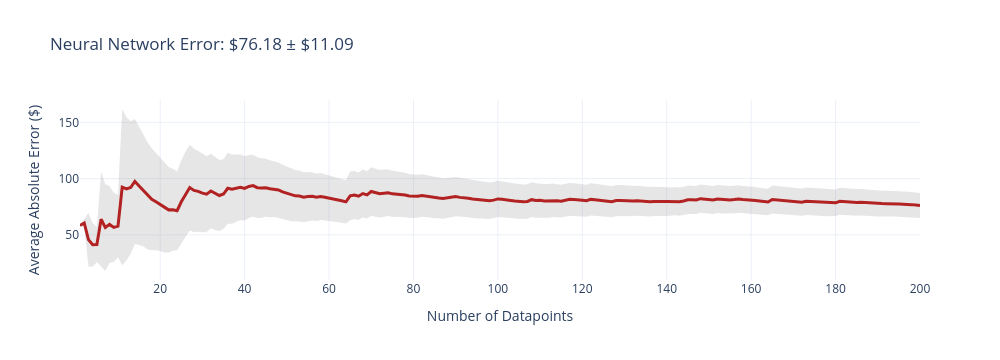
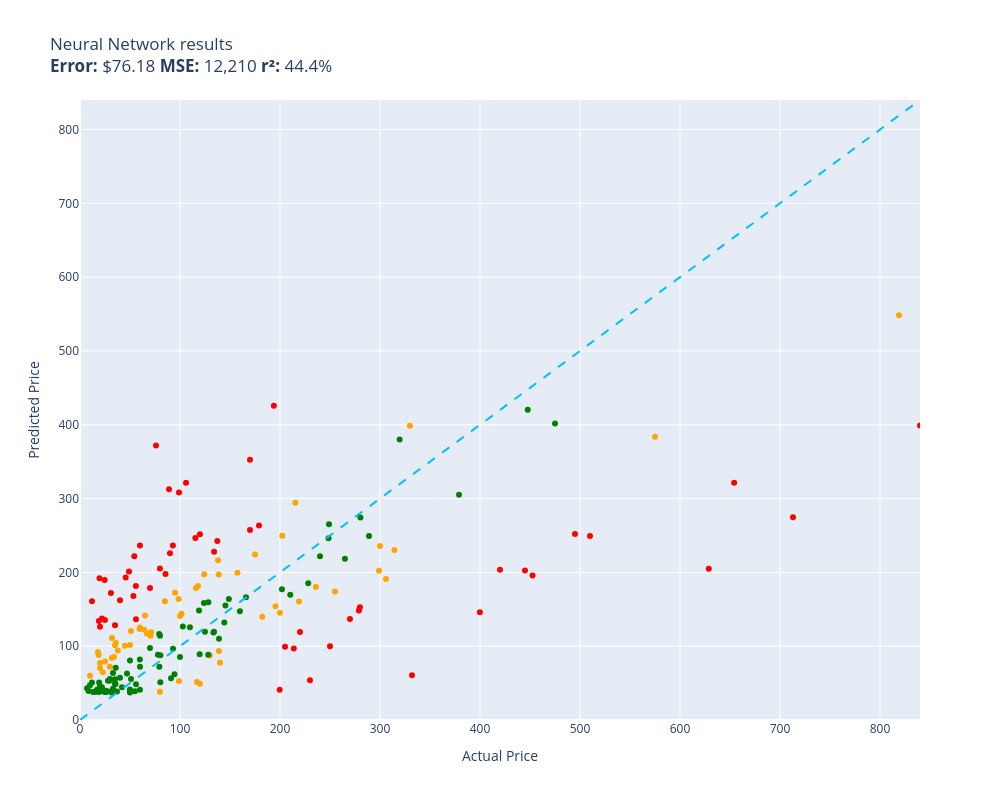

The cell these charts' notebook holds for them, in order:
### Code cell
evaluate(neural_network, test)

### Figure 1 — Plotly figure (JSON) as saved in the notebook; plotly's stock layout.template omitted (floating-point values rounded to 4 significant figures; data arrays with more than 128 entries replaced by an {"elided": "..."} marker saying what was removed)
{"data": [{"fill": "toself", "fillcolor": "rgba(128,128,128,0.2)", "hoverinfo": "skip", "line": {"color": "rgba(255,255,255,0)"}, "name": "95% CI", "showlegend": false, "type": "scatter", "x": {"elided": "400 int values"}, "y": {"elided": "400 float values"}}, {"customdata": {"elided": "200x1 float values"}, "hovertemplate": "n=%{x}<br>Avg Error=$%{y:,.2f}<br>±95% CI=$%{customdata[0]:,.2f}<extra></extra>", "line": {"color": "firebrick", "width": 3}, "mode": "lines", "name": "Cumulative Avg Error", "type": "scatter", "x": {"elided": "200 int values"}, "y": {"elided": "200 float values"}}], "layout": {"height": 360, "showlegend": false, "title": {"text": "Neural Network Error: $76.18 ± $11.09"}, "width": 1000, "xaxis": {"title": {"text": "Number of Datapoints"}}, "yaxis": {"title": {"text": "Average Absolute Error ($)"}}}}

### Figure 2 — Plotly figure (JSON) as saved in the notebook; plotly's stock layout.template omitted (floating-point values rounded to 4 significant figures)
{"data": [{"customdata": [["Old Blood Noise Excess V2 Distortion Cho...\nGuess=$160.64 Actual=$219.00"], ["telpo Headlight Assembly Fit For 15 Camr...\nGuess=$178.70 Actual=$115.99"], ["Stand for Raven Pro Document Scanner - P...\nGuess=$72.14 Actual=$29.85"], ["ACDelco GM Original Equipment FW339 Fron...\nGuess=$294.29 Actual=$215.33"], ["Pump Head TBVECHI 175PSI 4KW 5.5HP 21CFM...\nGuess=$398.74 Actual=$329.90"], ["HK SYSTEMS 13\" Heavy Duty Black \"Push\" O...\nGuess=$160.91 Actual=$84.95"], ["SKB iSeries 3i-13096-6KP Case for BlackM...\nGuess=$224.30 Actual=$174.99"], ["Aolemi Oil Rubbed Bronze Single Function...\nGuess=$163.91 Actual=$98.65"], ["Clementoni 39132.5 Jigsaw Puzzle 1,000 P...\nGuess=$38.20 Actual=$79.95"], ["10GBase-LR SFP+ Transceiver, Handar 10GB...\nGuess=$77.17 Actual=$19.99"], ["Canon EOS Rebel T7 Digital SLR Camera wi...\nGuess=$548.22 Actual=$819.00"], ["Evergreen HSHB2005 Cylinder Head Gasket ...\nGuess=$123.19 Actual=$59.69"], ["Southwire 120V/15A Right Angle User Atta...\nGuess=$94.17 Actual=$37.87"], ["Tidal Front + Rear Fender Flares 4PC Poc...\nGuess=$174.23 Actual=$254.99"], ["DALDED LED Light Kit for Lego Sonic Gree...\nGuess=$79.13 Actual=$24.99"], ["152MM Hole Saws M42 Bi-Metal High Speed ...\nGuess=$92.13 Actual=$17.99"], ["Baseball Backpacks Large 18 Inch Bookbag...\nGuess=$84.11 Actual=$31.77"], ["3D Tree Hole Branches 075 Stair Risers D...\nGuess=$87.47 Actual=$129.99"], ["Evan-Fischer Front Bumper Cover Compatib...\nGuess=$249.68 Actual=$202.38"], ["Sumerain S1339CM Double Handle Widesprea...\nGuess=$180.35 Actual=$235.86"], ["Beck/Arnley 0421945 Air Filter\nGuess=$104.47 Actual=$35.87"], ["Dell Optiplex 390 Desktop Computer i3 3....\nGuess=$197.63 Actual=$124.27"], ["Neporal Full Spectrum Light Bulb, 6000K ...\nGuess=$88.22 Actual=$18.59"], ["Pidoko Kids Train Table, Grey with 90 Pc...\nGuess=$49.00 Actual=$119.97"], ["Marvel Legends Series X-Men 6-Inch Archa...\nGuess=$52.95 Actual=$98.95"], ["LEGO Marvel Avengers War Machine Buster ...\nGuess=$125.42 Actual=$59.95"], ["ANZO USA 111207 GMC SIERRA 99-06 / YUKON...\nGuess=$139.84 Actual=$182.28"], ["Kingston Brass KS269SN Kingston Clawfoot...\nGuess=$190.89 Actual=$305.99"], ["Trim Kit for 2-handle Shower & Tub Valve...\nGuess=$172.27 Actual=$94.99"], ["LSSAGOON Backpack for Women Teen Kids Gi...\nGuess=$85.27 Actual=$33.99"], ["Grey Pneumatic 1311SD Impact Socket Set\nGuess=$199.34 Actual=$157.43"], ["Walker Exhaust Ultra EPA 16478 Direct Fi...\nGuess=$383.76 Actual=$574.99"], ["4LT LUMINETTE Vanity Opal GLS BSN\nGuess=$140.92 Actual=$99.99"], ["4pc Wheel Spacers Adapters 4\" (2inch Per...\nGuess=$51.61 Actual=$116.95"], ["LSI Broadcom SAS 9300-8i 8-port 12Gb/s S...\nGuess=$181.42 Actual=$118.00"], ["Mikrotik RB3011UIAS-RM RouterBOARD 10xGi...\nGuess=$202.36 Actual=$299.00"], ["AC Compressor & A/C Kit For BMW 335i 335...\nGuess=$230.39 Actual=$314.41"], ["MXR Carbon Copy Deluxe Analog Delay Guit...\nGuess=$154.24 Actual=$195.50"], ["Chalkboard Name Badges with Magnetic Bac...\nGuess=$70.36 Actual=$19.95"], ["Pyle Wireless Rear View Backup Camera - ...\nGuess=$114.26 Actual=$70.45"], ["Universal Power Group 12V 100Ah Sealed L...\nGuess=$145.47 Actual=$199.99"], ["New Replacement seat cover fits Yamaha M...\nGuess=$93.54 Actual=$138.95"], ["Amana Tool - SC587 Carbide Tipped 3-Wing...\nGuess=$118.85 Actual=$71.23"], ["UPR Mach 1 Chin Spoiler Fits 94-98 Musta...\nGuess=$141.62 Actual=$64.99"], ["ASUS VY279HE-W 27” 1080P Monitor - White...\nGuess=$216.28 Actual=$138.10"], ["LCD Screen for Dell Inspiron 17R 17.3\" H...\nGuess=$122.26 Actual=$64.37"], ["CTLAMP XL-2100 Professional Quality XL-2...\nGuess=$111.22 Actual=$32.00"], ["200 ' feet True 14 Gauge AWG CCA Speaker...\nGuess=$100.52 Actual=$44.95"], ["StonKraft Brass Chess Board Game Set wit...\nGuess=$77.52 Actual=$140.00"], ["Replacement Remote Control fit for Sony ...\nGuess=$59.91 Actual=$9.99"], ["Star Wars Die-Cast Metal TITANIUM Series...\nGuess=$64.75 Actual=$22.70"], ["DuraGo BR5330 Front Vented Disc Brake Ro...\nGuess=$143.95 Actual=$101.51"], ["HP Laserjet 2100 Laser Printer W/Test Pr...\nGuess=$235.85 Actual=$299.98"], ["Viola Bow 4/4 Full Size Carbon Fiber (Bl...\nGuess=$101.45 Actual=$49.99"], ["KZ ZS10 Pro in Ear Monitor Headphone KZ ...\nGuess=$117.17 Actual=$66.99"], ["Jada Toys Ryan's World Combo Panda Airli...\nGuess=$101.32 Actual=$34.94"], ["Pyle 2x120 Watt Home Audio Speaker Power...\nGuess=$120.46 Actual=$50.92"], ["Garmin 010-12402-10 GT15M-TM Transom-Mou...\nGuess=$197.03 Actual=$138.74"]], "hovertemplate": "%{customdata[0]}<extra></extra>", "legendgroup": "orange", "marker": {"color": "orange", "size": 6, "symbol": "circle"}, "mode": "markers", "name": "orange", "orientation": "v", "showlegend": true, "type": "scatter", "x": [219.0, 116.0, 29.85, 215.3, 329.9, 84.95, 175.0, 98.65, 79.95, 19.99, 819.0, 59.69, 37.87, 255.0, 24.99, 17.99, 31.77, 130.0, 202.4, 235.9, 35.87, 124.3, 18.59, 120.0, 98.95, 59.95, 182.3, 306.0, 94.99, 33.99, 157.4, 575.0, 99.99, 117.0, 118.0, 299.0, 314.4, 195.5, 19.95, 70.45, 200.0, 138.9, 71.23, 64.99, 138.1, 64.37, 32.0, 44.95, 140.0, 9.99, 22.7, 101.5, 300.0, 49.99, 66.99, 34.94, 50.92, 138.7], "xaxis": "x", "y": [160.6, 178.7, 72.14, 294.3, 398.7, 160.9, 224.3, 163.9, 38.2, 77.17, 548.2, 123.2, 94.17, 174.2, 79.13, 92.13, 84.11, 87.47, 249.7, 180.4, 104.5, 197.6, 88.22, 49.0, 52.95, 125.4, 139.8, 190.9, 172.3, 85.27, 199.3, 383.8, 140.9, 51.61, 181.4, 202.4, 230.4, 154.2, 70.36, 114.3, 145.5, 93.54, 118.8, 141.6, 216.3, 122.3, 111.2, 100.5, 77.52, 59.91, 64.75, 144.0, 235.9, 101.4, 117.2, 101.3, 120.5, 197.0], "yaxis": "y"}, {"customdata": [["NewPower99 Battery Kit for Samsung Galax...\nGuess=$38.81 Actual=$54.95"], ["EXMAX NG-10X Fresnel Lens Focusing Adapt...\nGuess=$97.43 Actual=$69.98"], ["SuppliesOutlet Compatible Toner Cartridg...\nGuess=$132.10 Actual=$144.29"], ["8544771 Dryer Heating Element, 279816 Th...\nGuess=$70.75 Actual=$35.74"], ["Metabo HPT 36V MultiVolt™ Cordless Rotar...\nGuess=$305.27 Actual=$379.00"], ["Panasonic KX-TG6511B DECT 6.0 PLUS Expan...\nGuess=$116.45 Actual=$79.20"], ["LOVE MEI Galaxy S10 Lite Case, Military ...\nGuess=$63.58 Actual=$32.98"], ["GJY Portable TV,10.6 inch Mini TV for AT...\nGuess=$72.26 Actual=$79.36"], ["LD Products Compatible Toner Cartridge R...\nGuess=$80.56 Actual=$49.98"], ["APS iBoard 6-inch Aluminum (Black Powder...\nGuess=$169.55 Actual=$210.23"], ["PEMP E65 E66 CDC Simulate Optical Fiber ...\nGuess=$148.38 Actual=$119.00"], ["Intermatic PX300 12V 300W Transformer wi...\nGuess=$119.56 Actual=$134.00"], ["CORSAIR Dominator Platinum RGB 32GB (2x1...\nGuess=$158.40 Actual=$124.00"], ["June Garden 12\" Sweet Dolly Charlotte - ...\nGuess=$41.18 Actual=$19.99"], ["GanFindX Portable Car Hand Controls for ...\nGuess=$147.23 Actual=$159.90"], ["KOMPUTERBAY 4GB 2X 2GB DDR2 1066MHz PC2-...\nGuess=$51.13 Actual=$80.34"], ["Mylites+ Standard Comic Book Mylar Sleev...\nGuess=$49.02 Actual=$34.99"], ["Wenger City Upgrade Laptop Backpack with...\nGuess=$155.29 Actual=$145.42"], ["AUTOFREE LED Tail Lights Assembly Compat...\nGuess=$177.31 Actual=$201.99"], ["Adams Check Payment and Deposit Register...\nGuess=$48.83 Actual=$35.49"], ["KOHLER 18865-CP Filtered Water Faucet, P...\nGuess=$401.61 Actual=$475.00"], ["Fjallraven, Kanken Laptop 15\" Backpack f...\nGuess=$88.95 Actual=$119.65"], ["Retevis RT68 Soft Earhook Walkie Talkie ...\nGuess=$43.02 Actual=$6.99"], ["Laisomeke Waterproof Junction Box, Unive...\nGuess=$50.74 Actual=$11.99"], ["Webcem Solar Shed Light Outdoor Indoor, ...\nGuess=$88.34 Actual=$77.96"], ["Festool 492370 Platin 2 S1000 Grit 6-Inc...\nGuess=$56.71 Actual=$91.00"], ["Western Digital Enterprise RE4-GP 2TB SA...\nGuess=$125.61 Actual=$109.95"], ["VLAND LED Smoked Taillights Compatible F...\nGuess=$221.84 Actual=$239.99"], ["PM Auto Front Right Quick Complete Strut...\nGuess=$119.43 Actual=$124.94"], ["Tablet PC Cover Compatible with Lenovo T...\nGuess=$37.36 Actual=$31.61"], ["Miyaya@ Funny Animal Masks Collection fo...\nGuess=$40.91 Actual=$16.99"], ["Ultra Duster Canned Air Net 10 Oz 6-Pack\nGuess=$38.25 Actual=$49.90"], ["IQShield Screen Protector Compatible wit...\nGuess=$47.09 Actual=$9.95"], ["Liberty Imports 12 Pack: US Military Toy...\nGuess=$39.20 Actual=$16.98"], ["Ceramic Talavera Mexican Tile 4x4\", 9 Pi...\nGuess=$55.41 Actual=$29.95"], ["Intrepid International Dressage Letters-...\nGuess=$38.78 Actual=$26.99"], ["KUNN Small Electrician Tool Pouch Utilit...\nGuess=$44.51 Actual=$21.99"], ["iPhone 12/12 Pro Nicaragua Guardabarranc...\nGuess=$45.38 Actual=$19.97"], ["Replacement Remote Control for PANASONIC...\nGuess=$55.08 Actual=$34.95"], ["KS K-STORM Replacement Silicone Mushroom...\nGuess=$39.16 Actual=$8.50"], ["Pioneer 2AM401-BN Two Handle Kitchen Fau...\nGuess=$185.28 Actual=$228.22"], ["GE RPWF SmartWater Comparable Refrigerat...\nGuess=$38.72 Actual=$36.99"], ["Urth 62mm UV, Circular Polarizing (CPL),...\nGuess=$110.14 Actual=$139.00"], ["MGP Caliper Covers 39011SACURD Red Powde...\nGuess=$265.31 Actual=$249.00"], ["NewFantasia Replacement Audio Cable with...\nGuess=$38.68 Actual=$31.00"], ["MONOCARBON Forged Carbon Fiber Case for ...\nGuess=$40.98 Actual=$59.99"], ["DuraGo 29515020 Front Hub Assembly\nGuess=$159.49 Actual=$128.34"], ["GENUINE VOLVO THERMOSTAT (3.0, 3.2) S60 ...\nGuess=$126.54 Actual=$102.85"], ["USB Charger, CIVIE High Speed 60W Multip...\nGuess=$38.32 Actual=$15.99"], ["Cardone 84-58642 New HEI Electronic Dist...\nGuess=$166.37 Actual=$165.99"], ["Hp Pavilion P7-1257c Motherboard Aahd3-h...\nGuess=$81.82 Actual=$59.86"], ["Kastar Battery Pack Replacement for Sony...\nGuess=$39.83 Actual=$19.99"], ["AZX Stylus Pencil for Apple iPad Pro 202...\nGuess=$53.57 Actual=$29.99"], ["Raspberry Pi 3 Model B+ Aluminum Case Me...\nGuess=$38.29 Actual=$14.99"], ["ROHL WSGUM3018WH Wire Sink Grids, White\nGuess=$88.38 Actual=$128.28"], ["Diversitech UC2436-3 Ultralite Condenser...\nGuess=$87.76 Actual=$80.39"], ["APS iBoard (304 Stainless Steel Polished...\nGuess=$218.58 Actual=$264.95"], ["200 Couples Conversation Cards - Enjoy B...\nGuess=$42.34 Actual=$32.97"], ["The Puppet Company - Carpet-Unicorn, Whi...\nGuess=$38.07 Actual=$19.00"], ["KYX Racing Hardened Steel Center Drive S...\nGuess=$63.05 Actual=$46.99"], ["Baumgartens Sicurix Blank PVC ID Cards (...\nGuess=$50.94 Actual=$19.11"], ["OEM Samsung Remote Control Shipped with ...\nGuess=$48.47 Actual=$56.00"], ["Venom Power Terra Hunter R/T+ R/T All-Te...\nGuess=$380.12 Actual=$319.65"], ["Custom Engagement Logo Desk Embosser Sea...\nGuess=$41.17 Actual=$49.95"], ["Audio Techinca ATW-T1002 System 10 Handh...\nGuess=$249.30 Actual=$289.00"], ["520 Pieces Christmas Envelope Seal Stick...\nGuess=$37.77 Actual=$25.99"], ["LD Compatible Ink Cartridge Replacement ...\nGuess=$44.30 Actual=$41.99"], ["BestPricedDecals Wine A BIT, You'll Feel...\nGuess=$37.98 Actual=$12.98"], ["VATOS 4 Packs Bubble Machine Gun for Kid...\nGuess=$38.92 Actual=$22.88"], ["Steering Wheel, Carbon Fiber Automotive ...\nGuess=$420.49 Actual=$447.74"], ["BXYJY for Samsung Galaxy Z Fold 3 Case w...\nGuess=$37.24 Actual=$49.99"], ["VONADO Space Wars Colonial Viper MK1 Bui...\nGuess=$57.23 Actual=$39.99"], ["Disney Princess Sparkling Princess Sleep...\nGuess=$37.98 Actual=$24.95"], ["sabermaster TCG Playmat yugioh playmat T...\nGuess=$41.08 Actual=$21.99"], ["Vinyl Soft Top Roll-up Adjustable Truck ...\nGuess=$164.01 Actual=$148.88"], ["Glovion Music Stand Light, Clip On Piano...\nGuess=$53.21 Actual=$27.99"], ["Samsung DA97-07603B Freezer Ice Maker As...\nGuess=$96.58 Actual=$93.02"], ["Intex River Run Connect Lounge (Four)\nGuess=$62.03 Actual=$94.49"], ["Think Gizmos Build Your Own Robot Toys f...\nGuess=$39.49 Actual=$24.95"], ["PowerSport Front Rear Brakes and Rotors ...\nGuess=$246.32 Actual=$248.51"], ["Targus CityGear Durable Backpack, Black,...\nGuess=$118.47 Actual=$133.43"], ["Fender Hendrix Voodoo Child Coiled Instr...\nGuess=$72.30 Actual=$59.99"], ["W11130208 W10695459 Refrigerator LED Mod...\nGuess=$38.57 Actual=$26.59"], ["Fitness Center Gym Room Weight Train Dua...\nGuess=$85.25 Actual=$99.99"], ["MonMount Triple Monitor Stand Freestandi...\nGuess=$114.24 Actual=$79.99"], ["For Volvo C70 S70 V70 V40 S40 AC Compres...\nGuess=$274.46 Actual=$280.41"], ["Refresh NSF-53 Premium Replacement Refri...\nGuess=$55.49 Actual=$50.99"], ["NICKSTON Red Sparkling Glitter Slim Band...\nGuess=$38.86 Actual=$25.99"]], "hovertemplate": "%{customdata[0]}<extra></extra>", "legendgroup": "green", "marker": {"color": "green", "size": 6, "symbol": "circle"}, "mode": "markers", "name": "green", "orientation": "v", "showlegend": true, "type": "scatter", "x": [54.95, 69.98, 144.3, 35.74, 379.0, 79.2, 32.98, 79.36, 49.98, 210.2, 119.0, 134.0, 124.0, 19.99, 159.9, 80.34, 34.99, 145.4, 202.0, 35.49, 475.0, 119.7, 6.99, 11.99, 77.96, 91.0, 110.0, 240.0, 124.9, 31.61, 16.99, 49.9, 9.95, 16.98, 29.95, 26.99, 21.99, 19.97, 34.95, 8.5, 228.2, 36.99, 139.0, 249.0, 31.0, 59.99, 128.3, 102.8, 15.99, 166.0, 59.86, 19.99, 29.99, 14.99, 128.3, 80.39, 264.9, 32.97, 19.0, 46.99, 19.11, 56.0, 319.6, 49.95, 289.0, 25.99, 41.99, 12.98, 22.88, 447.7, 49.99, 39.99, 24.95, 21.99, 148.9, 27.99, 93.02, 94.49, 24.95, 248.5, 133.4, 59.99, 26.59, 99.99, 79.99, 280.4, 50.99, 25.99], "xaxis": "x", "y": [38.81, 97.43, 132.1, 70.75, 305.3, 116.4, 63.58, 72.26, 80.56, 169.6, 148.4, 119.6, 158.4, 41.18, 147.2, 51.13, 49.02, 155.3, 177.3, 48.83, 401.6, 88.95, 43.02, 50.74, 88.34, 56.71, 125.6, 221.8, 119.4, 37.36, 40.91, 38.25, 47.09, 39.2, 55.41, 38.78, 44.51, 45.38, 55.08, 39.16, 185.3, 38.72, 110.1, 265.3, 38.68, 40.98, 159.5, 126.5, 38.32, 166.4, 81.82, 39.83, 53.57, 38.29, 88.38, 87.76, 218.6, 42.34, 38.07, 63.05, 50.94, 48.47, 380.1, 41.17, 249.3, 37.77, 44.3, 37.98, 38.92, 420.5, 37.24, 57.23, 37.98, 41.08, 164.0, 53.21, 96.58, 62.03, 39.49, 246.3, 118.5, 72.3, 38.57, 85.25, 114.2, 274.5, 55.49, 38.86], "yaxis": "y"}, {"customdata": [["RBC12-UPC Replacement Battery Cartridge ...\nGuess=$53.84 Actual=$229.99"], ["Bam France 2002XL Contoured Hightech Bla...\nGuess=$274.54 Actual=$713.00"], ["46mm Digital Pro High-Resolution Close-U...\nGuess=$126.45 Actual=$19.99"], ["Innovative Percussion CB-6 Chamois Bass ...\nGuess=$221.81 Actual=$54.32"], ["Bam Trekking 3027SB Single Black Clarine...\nGuess=$60.59 Actual=$332.00"], ["DEWALT 20V MAX* XR Impact Driver with Bl...\nGuess=$195.78 Actual=$452.53"], ["Mini PC, Kinupute Desktop Computer E3-12...\nGuess=$251.96 Actual=$495.00"], ["Deco Mount Pro Tripod Microphone Stand w...\nGuess=$236.35 Actual=$59.95"], ["Scranton & Co 3 Drawer Mobile File Cabin...\nGuess=$246.66 Actual=$115.35"], ["Task T24287 Roman Ogee Router Bit with 1...\nGuess=$181.55 Actual=$55.88"], ["Travelpro Platinum Elite Slim Business L...\nGuess=$97.01 Actual=$213.83"], ["JRready ST6313 DT Deutsch Connector Kit,...\nGuess=$41.02 Actual=$199.68"], ["15\" Locking Shower Head Extension Arm in...\nGuess=$205.40 Actual=$79.95"], ["Dakota Alert MURS Alert Probe Sensor - M...\nGuess=$119.18 Actual=$219.99"], ["Projector, CRAZVIEW Projector with WiFi ...\nGuess=$168.07 Actual=$53.40"], ["Diversitech WG840585 Motor, (Ddb) 1/3Hp,...\nGuess=$227.83 Actual=$134.12"], ["MC: Pindicator (Dual Intensity Amber)\nGuess=$162.10 Actual=$40.00"], ["Poison Spyder 10-08-020 Rocker Knocker\nGuess=$204.84 Actual=$628.76"], ["DIMARZIO 204284 DP 163FBK Blues Bucker G...\nGuess=$226.03 Actual=$89.99"], ["Lighted Triangle Mirror Cabinet Bathroom...\nGuess=$202.57 Actual=$445.00"], ["BESTILL Wall Mounted Shower Faucet Set, ...\nGuess=$372.05 Actual=$76.00"], ["Trail Gear Twin Stick Kit for Top Shift ...\nGuess=$152.73 Actual=$279.92"], ["Engine Thermostat, Replace 19301-PAA-306...\nGuess=$134.23 Actual=$18.89"], ["Satco S9596, 4 Count (Pack of 1), 4.18\nGuess=$160.75 Actual=$12.00"], ["EMART Photography C Stand with Boom Arm,...\nGuess=$251.57 Actual=$119.99"], ["KOHLER K-1185540-CP Assembly-Slider\nGuess=$193.15 Actual=$45.67"], ["Aeromotive 13304 Regulator, X1 Adjustabl...\nGuess=$136.91 Actual=$269.95"], ["Royal Designs, Inc. Decorative Abundant ...\nGuess=$135.65 Actual=$24.95"], ["Canon Sure Shot 90u 35mm Date Camera\nGuess=$146.10 Actual=$399.89"], ["Wilkinson LOW GAUSS Vintage Tone Strat S...\nGuess=$172.10 Actual=$30.93"], ["Ibanez M510OVS Acoustic Mandolin in Vint...\nGuess=$352.65 Actual=$169.99"], ["Berta (6 Pieces) 1-1/4 inch Overlay, 90 ...\nGuess=$189.83 Actual=$24.66"], ["Linkloos Solar Street Lights Outdoor Wat...\nGuess=$136.41 Actual=$55.99"], ["CradlePoint Compact Broadband Router (CB...\nGuess=$312.61 Actual=$89.00"], ["Auertech Portable Washing Machine, 14lbs...\nGuess=$308.11 Actual=$98.99"], ["18 Inch White Undermount Kitchen Sink - ...\nGuess=$263.55 Actual=$179.00"], ["Evan Fischer Radiator Cooling Fan Assemb...\nGuess=$242.38 Actual=$137.34"], ["ECCPP Power Steering Pump for 2009-2010 ...\nGuess=$197.70 Actual=$85.48"], ["SP Air Corporation SP-8102BU 1/4-Inch He...\nGuess=$99.24 Actual=$204.99"], ["Skullcandy Hesh Evo Bluetooth Headphones...\nGuess=$178.81 Actual=$69.99"], ["Music Hall pa15.3 MM/MC Phono Preamplifi...\nGuess=$99.77 Actual=$250.00"], ["Lorell Bell Chair Glide, 2.5\", Black\nGuess=$192.01 Actual=$19.50"], ["4 Inches Rolled Muffler Tip Catback Exha...\nGuess=$425.69 Actual=$193.88"], ["Competition Clutch Disc and Pressure Pla...\nGuess=$249.20 Actual=$510.00"], ["KUNFINE Android Radio CarPlay & Android ...\nGuess=$321.56 Actual=$106.00"], ["VIPMOTOZ Sequential Turn Signal Premium ...\nGuess=$148.35 Actual=$278.94"], ["A-Premium Front Suspension Steering Knuc...\nGuess=$201.28 Actual=$48.99"], ["Dell XPS 13 9343-2727SLV 13.3\" Full HD S...\nGuess=$398.83 Actual=$839.99"], ["Pacific Drums PDCM1618TTRB 16 x 18 Inche...\nGuess=$203.73 Actual=$419.99"], ["Blanco 230966 Valea Stainless Steel Sink...\nGuess=$236.29 Actual=$92.88"], ["Empava 24\" Single Wall Ovens 10 Cooking ...\nGuess=$321.27 Actual=$654.14"], ["VTech Strum and Jam Kidi Musical Guitar ...\nGuess=$137.61 Actual=$21.99"], ["STICKGOO Peel and Stick Backsplash for K...\nGuess=$128.38 Actual=$34.99"], ["Xiaomi Redmi 10 2022 NFC 4G LTE (128GB +...\nGuess=$257.54 Actual=$169.99"]], "hovertemplate": "%{customdata[0]}<extra></extra>", "legendgroup": "red", "marker": {"color": "red", "size": 6, "symbol": "circle"}, "mode": "markers", "name": "red", "orientation": "v", "showlegend": true, "type": "scatter", "x": [230.0, 713.0, 19.99, 54.32, 332.0, 452.5, 495.0, 59.95, 115.3, 55.88, 213.8, 199.7, 79.95, 220.0, 53.4, 134.1, 40.0, 628.8, 89.99, 445.0, 76.0, 279.9, 18.89, 12.0, 120.0, 45.67, 269.9, 24.95, 399.9, 30.93, 170.0, 24.66, 55.99, 89.0, 98.99, 179.0, 137.3, 85.48, 205.0, 69.99, 250.0, 19.5, 193.9, 510.0, 106.0, 278.9, 48.99, 840.0, 420.0, 92.88, 654.1, 21.99, 34.99, 170.0], "xaxis": "x", "y": [53.84, 274.5, 126.5, 221.8, 60.59, 195.8, 252.0, 236.3, 246.7, 181.5, 97.01, 41.02, 205.4, 119.2, 168.1, 227.8, 162.1, 204.8, 226.0, 202.6, 372.1, 152.7, 134.2, 160.7, 251.6, 193.2, 136.9, 135.6, 146.1, 172.1, 352.6, 189.8, 136.4, 312.6, 308.1, 263.6, 242.4, 197.7, 99.24, 178.8, 99.77, 192.0, 425.7, 249.2, 321.6, 148.4, 201.3, 398.8, 203.7, 236.3, 321.3, 137.6, 128.4, 257.5], "yaxis": "y"}, {"hoverinfo": "skip", "line": {"color": "deepskyblue", "dash": "dash", "width": 2}, "mode": "lines", "name": "y = x", "showlegend": false, "type": "scatter", "x": [0, 840.0], "y": [0, 840.0]}], "layout": {"height": 800, "legend": {"title": {"text": "color"}, "tracegroupgap": 0}, "showlegend": false, "title": {"text": "Neural Network results<br><b>Error:</b> $76.18 <b>MSE:</b> 12,210 <b>r²:</b> 44.4%"}, "width": 1000, "xaxis": {"anchor": "y", "domain": [0, 1], "range": [0, 840.0], "title": {"text": "Actual Price"}}, "yaxis": {"anchor": "x", "domain": [0, 1], "range": [0, 840.0], "title": {"text": "Predicted Price"}}}}
